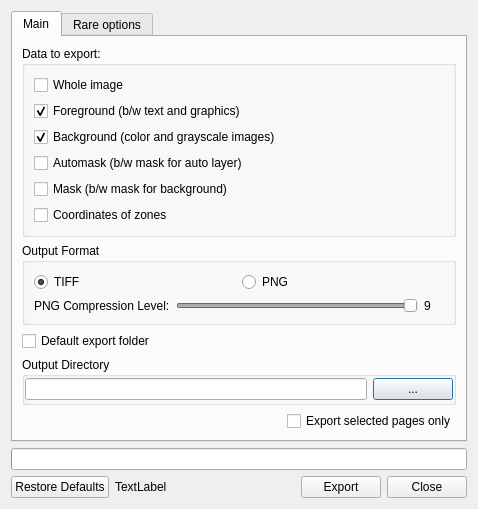
<?xml version="1.0" encoding="UTF-8"?>
<ui version="4.0">
 <class>ExportDialog</class>
 <widget class="QDialog" name="ExportDialog">
  <property name="geometry">
   <rect>
    <x>0</x>
    <y>0</y>
    <width>478</width>
    <height>509</height>
   </rect>
  </property>
  <property name="windowTitle">
   <string>Export</string>
  </property>
  <layout class="QVBoxLayout" name="verticalLayout_3">
   <item>
    <widget class="QTabWidget" name="tabWidget">
     <property name="sizePolicy">
      <sizepolicy hsizetype="Expanding" vsizetype="Expanding">
       <horstretch>0</horstretch>
       <verstretch>0</verstretch>
      </sizepolicy>
     </property>
     <property name="currentIndex">
      <number>0</number>
     </property>
     <widget class="QWidget" name="tab">
      <attribute name="title">
       <string>Main</string>
      </attribute>
      <layout class="QVBoxLayout" name="verticalLayout_2">
       <item>
        <widget class="QGroupBox" name="gbDataToExport">
         <property name="title">
          <string>Data to export:</string>
         </property>
         <property name="checkable">
          <bool>false</bool>
         </property>
         <property name="checked">
          <bool>false</bool>
         </property>
         <layout class="QVBoxLayout" name="verticalLayout_5">
          <item>
           <widget class="QCheckBox" name="cbExportImage">
            <property name="toolTip">
             <string>Image as it is in ./out subfolder</string>
            </property>
            <property name="text">
             <string>Whole image</string>
            </property>
           </widget>
          </item>
          <item>
           <widget class="QCheckBox" name="cbExportForeground">
            <property name="toolTip">
             <string>Only black (#000000) and white (#ffffff) pixels of the image</string>
            </property>
            <property name="text">
             <string>Foreground (b/w text and graphics)</string>
            </property>
            <property name="checked">
             <bool>true</bool>
            </property>
           </widget>
          </item>
          <item>
           <widget class="QCheckBox" name="cbExportBackground">
            <property name="toolTip">
             <string>Only non black (&gt; #000000) pixels of the image</string>
            </property>
            <property name="text">
             <string>Background (color and grayscale images)</string>
            </property>
            <property name="checked">
             <bool>true</bool>
            </property>
           </widget>
          </item>
          <item>
           <widget class="QCheckBox" name="cbExportAutomask">
            <property name="toolTip">
             <string>Automask could be found in ./out/cache/automask and contains autodetected mask before any zones are applied</string>
            </property>
            <property name="text">
             <string>Automask (b/w mask for auto layer)</string>
            </property>
           </widget>
          </item>
          <item>
           <widget class="QCheckBox" name="cbExportMask">
            <property name="toolTip">
             <string>Binarized and inverted background</string>
            </property>
            <property name="text">
             <string>Mask (b/w mask for background)</string>
            </property>
           </widget>
          </item>
          <item>
           <widget class="QCheckBox" name="cbExportZones">
            <property name="toolTip">
             <string>Some pages might have user defined zones to fill with color or indicate some content. Their coordinates may be exported to tsv text file.</string>
            </property>
            <property name="text">
             <string>Coordinates of zones</string>
            </property>
           </widget>
          </item>
         </layout>
        </widget>
       </item>
       <item>
        <widget class="QGroupBox" name="gbOutputFormat">
         <property name="title">
          <string>Output Format</string>
         </property>
         <layout class="QVBoxLayout" name="verticalLayout_6">
          <item>
           <layout class="QHBoxLayout" name="horizontalLayout_4">
            <item>
             <widget class="QRadioButton" name="rbFormatTIFF">
              <property name="text">
               <string>TIFF</string>
              </property>
              <property name="checked">
               <bool>true</bool>
              </property>
             </widget>
            </item>
            <item>
             <widget class="QRadioButton" name="rbFormatPNG">
              <property name="text">
               <string>PNG</string>
              </property>
             </widget>
            </item>
           </layout>
          </item>
          <item>
           <layout class="QHBoxLayout" name="horizontalLayout_5">
            <item>
             <widget class="QLabel" name="labelCompression">
              <property name="text">
               <string>PNG Compression Level:</string>
              </property>
             </widget>
            </item>
            <item>
             <widget class="QSlider" name="sliderPngCompression">
              <property name="enabled">
               <bool>false</bool>
              </property>
              <property name="minimum">
               <number>0</number>
              </property>
              <property name="maximum">
               <number>9</number>
              </property>
              <property name="value">
               <number>9</number>
              </property>
              <property name="orientation">
               <enum>Qt::Horizontal</enum>
              </property>
             </widget>
            </item>
            <item>
             <widget class="QLabel" name="labelCompressionValue">
              <property name="text">
               <string>9</string>
              </property>
              <property name="minimumSize">
               <size>
                <width>20</width>
                <height>0</height>
               </size>
              </property>
             </widget>
            </item>
           </layout>
          </item>
         </layout>
        </widget>
       </item>
       <item>
        <widget class="QCheckBox" name="DefaultOutputFolder">
         <property name="text">
          <string>Default export folder</string>
         </property>
        </widget>
       </item>
       <item>
        <widget class="QGroupBox" name="groupBoxExport">
         <property name="sizePolicy">
          <sizepolicy hsizetype="Preferred" vsizetype="Preferred">
           <horstretch>0</horstretch>
           <verstretch>0</verstretch>
          </sizepolicy>
         </property>
         <property name="title">
          <string>Output Directory</string>
         </property>
         <layout class="QVBoxLayout" name="verticalLayout_4">
          <property name="leftMargin">
           <number>0</number>
          </property>
          <property name="topMargin">
           <number>0</number>
          </property>
          <property name="rightMargin">
           <number>0</number>
          </property>
          <property name="bottomMargin">
           <number>0</number>
          </property>
          <item>
           <layout class="QHBoxLayout" name="horizontalLayout_2">
            <item>
             <widget class="QLineEdit" name="outExportDirLine">
              <property name="alignment">
               <set>Qt::AlignLeading|Qt::AlignLeft|Qt::AlignTop</set>
              </property>
             </widget>
            </item>
            <item>
             <widget class="QPushButton" name="outExportDirBrowseBtn">
              <property name="text">
               <string>...</string>
              </property>
             </widget>
            </item>
           </layout>
          </item>
         </layout>
        </widget>
       </item>
       <item>
        <layout class="QHBoxLayout" name="horizontalLayout_3">
         <item>
          <spacer name="horizontalSpacer">
           <property name="orientation">
            <enum>Qt::Horizontal</enum>
           </property>
           <property name="sizeHint" stdset="0">
            <size>
             <width>40</width>
             <height>20</height>
            </size>
           </property>
          </spacer>
         </item>
         <item>
          <widget class="QCheckBox" name="cbExportSelected">
           <property name="text">
            <string>Export selected pages only</string>
           </property>
          </widget>
         </item>
        </layout>
       </item>
      </layout>
     </widget>
     <widget class="QWidget" name="tab_2">
      <attribute name="title">
       <string>Rare options</string>
      </attribute>
      <layout class="QVBoxLayout" name="verticalLayout">
       <item>
        <widget class="QCheckBox" name="cbMultipageOutput">
         <property name="text">
          <string>Save images as multipage tiff file</string>
         </property>
        </widget>
       </item>
       <item>
        <widget class="QCheckBox" name="GenerateBlankBackSubscans">
         <property name="text">
          <string>Generate blank background subscans</string>
         </property>
        </widget>
       </item>
       <item>
        <widget class="QCheckBox" name="UseSepSuffixForPics">
         <property name="toolTip">
          <string>For better compatibility with DjVu Imager</string>
         </property>
         <property name="text">
          <string>Use .sep.tif extension instead of .tif for background subscans</string>
         </property>
        </widget>
       </item>
       <item>
        <widget class="QCheckBox" name="KeepOriginalColorIllumForeSubscans">
         <property name="toolTip">
          <string>This will have effect if only Export Foreground is checked. Foreground is a b/w image with a black content of resulting image drown on white. With this mode on every black pixel will be replaced with pixel on the same position taken from original image. This may let you get colored or grayscale text instead of binarized black one. Require image reprocessing so may be time consuming.</string>
         </property>
         <property name="text">
          <string>Skip processing at Output stage (except for Fill Zones)
for content in foreground subscans (lengthy)</string>
         </property>
        </widget>
       </item>

       <item>
        <spacer name="verticalSpacer">
         <property name="orientation">
          <enum>Qt::Vertical</enum>
         </property>
         <property name="sizeHint" stdset="0">
          <size>
           <width>20</width>
           <height>40</height>
          </size>
         </property>
        </spacer>
       </item>
      </layout>
     </widget>
    </widget>
   </item>
   <item>
    <widget class="QProgressBar" name="progressBar">
     <property name="value">
      <number>0</number>
     </property>
     <property name="textVisible">
      <bool>false</bool>
     </property>
    </widget>
   </item>
   <item>
    <widget class="QWidget" name="widget" native="true">
     <layout class="QHBoxLayout" name="horizontalLayout">
      <property name="leftMargin">
       <number>0</number>
      </property>
      <property name="topMargin">
       <number>0</number>
      </property>
      <property name="rightMargin">
       <number>0</number>
      </property>
      <property name="bottomMargin">
       <number>0</number>
      </property>
      <item>
       <widget class="QPushButton" name="btnResetToDefault">
        <property name="toolTip">
         <string>Reset export settings to default values</string>
        </property>
        <property name="text">
         <string>Restore Defaults</string>
        </property>
       </widget>
      </item>
      <item>
       <widget class="QLabel" name="labelFilesProcessed">
        <property name="sizePolicy">
         <sizepolicy hsizetype="Preferred" vsizetype="Preferred">
          <horstretch>1</horstretch>
          <verstretch>0</verstretch>
         </sizepolicy>
        </property>
        <property name="text">
         <string notr="true">TextLabel</string>
        </property>
        <property name="wordWrap">
         <bool>true</bool>
        </property>
       </widget>
      </item>
      <item>
       <widget class="QPushButton" name="ExportButton">
        <property name="text">
         <string>Export</string>
        </property>
       </widget>
      </item>
      <item>
       <widget class="QPushButton" name="OkButton">
        <property name="text">
         <string>Close</string>
        </property>
       </widget>
      </item>
     </layout>
    </widget>
   </item>
  </layout>
 </widget>
 <resources/>
 <connections>
  <connection>
   <sender>OkButton</sender>
   <signal>clicked()</signal>
   <receiver>ExportDialog</receiver>
   <slot>accept()</slot>
   <hints>
    <hint type="sourcelabel">
     <x>438</x>
     <y>162</y>
    </hint>
    <hint type="destinationlabel">
     <x>242</x>
     <y>89</y>
    </hint>
   </hints>
  </connection>
 </connections>
</ui>
